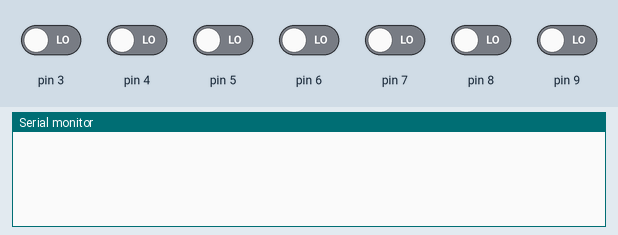
This sketch was run on a simulated Arduino Uno, built with avr-gcc and run on an emulated ATmega328P. Shown: the last lines printed to the serial monitor. The inputs (shaded band) are chosen by the test bench; at power-on: pin 3–9 LOW.

Above: at 1.2 s.
1.3 s: pin 3 driven HIGH
At 1.9 s:
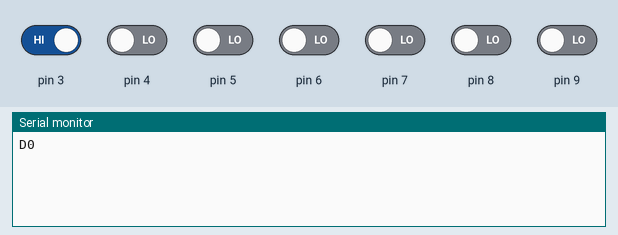
2.8 s: pin 3 driven LOW
At 4.0 s:
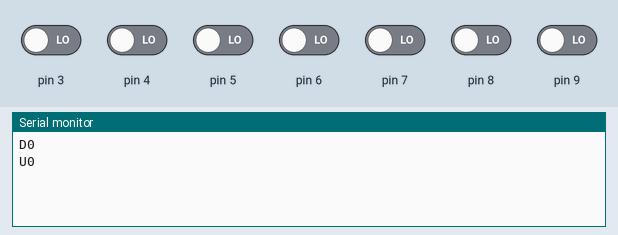
4.3 s: pin 4 driven HIGH
At 5.4 s:
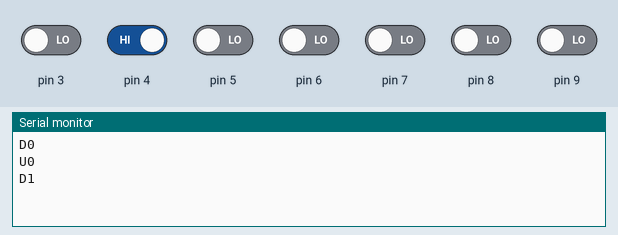
5.8 s: pin 5 driven HIGH
At 6.6 s:
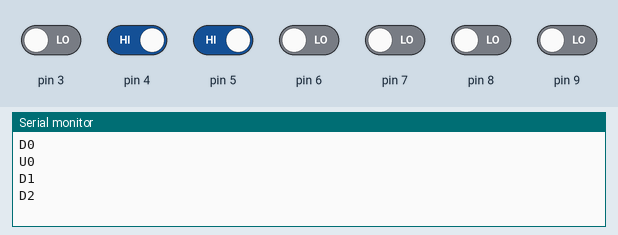
7.3 s: pin 6 driven HIGH
At 7.7 s:
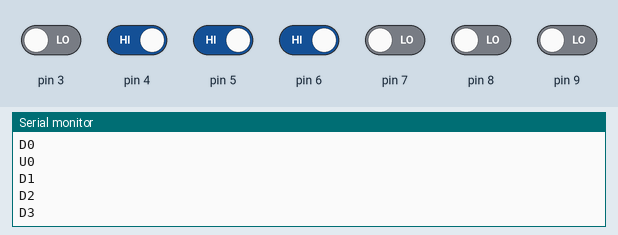
8.8 s: pin 7 driven HIGH
At 10.0 s:
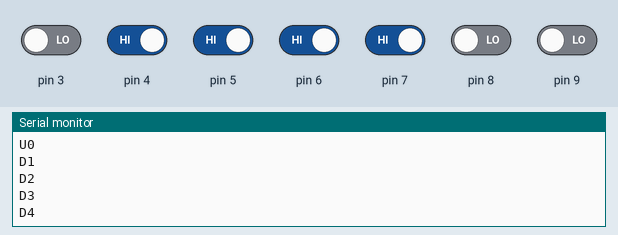
Timing chart, 0 to 11.3 s (numbered marks = the images above; inputs shaded):
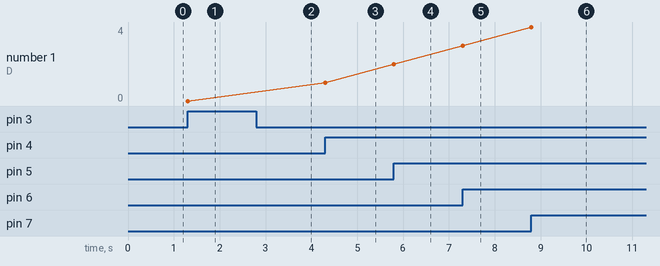

The sketch:

ButtonDetect.ino
```cpp
const int minButton = 3;
const int maxButton = 9;

int buttonStates[maxButton-minButton+1];

void setup() {
  for (int i=minButton; i<=maxButton; i++) {
    pinMode(i, INPUT);
    buttonStates[i-minButton] = LOW;
  }
  Serial.begin(9600);
}

int checkButton(int pinNo) {
  int buttonState = digitalRead(pinNo);
  return (buttonState);
}

void loop() {

  for (int i=minButton; i<=maxButton; i++) {
    int state = checkButton(i);
    int stateIndex = i-minButton;
    if (state != buttonStates[stateIndex]) {
      if (state == HIGH) {
        Serial.print("D"); Serial.println(stateIndex);
      }
      else {
        Serial.print("U"); Serial.println(stateIndex);
      }
      buttonStates[stateIndex] = state;
    }
  }
}
```

Measured:
- after the input at 1.3 s, the serial monitor: prints a new line at once (image 1)
- after the input at 2.8 s, the serial monitor: prints a new line at once (image 2)
- after the input at 4.3 s, the serial monitor: prints a new line at once (image 3)
- after the input at 5.8 s, the serial monitor: prints a new line at once (image 4)
- after the input at 7.3 s, the serial monitor: prints a new line at once (image 5)
- after the input at 8.8 s, the serial monitor: prints a new line at once (image 6)
- plotted number 1: 0 → 1 after the input at 4.3 s, 1 → 2 after the input at 5.8 s, 2 → 3 after the input at 7.3 s, 3 → 4 after the input at 8.8 s
